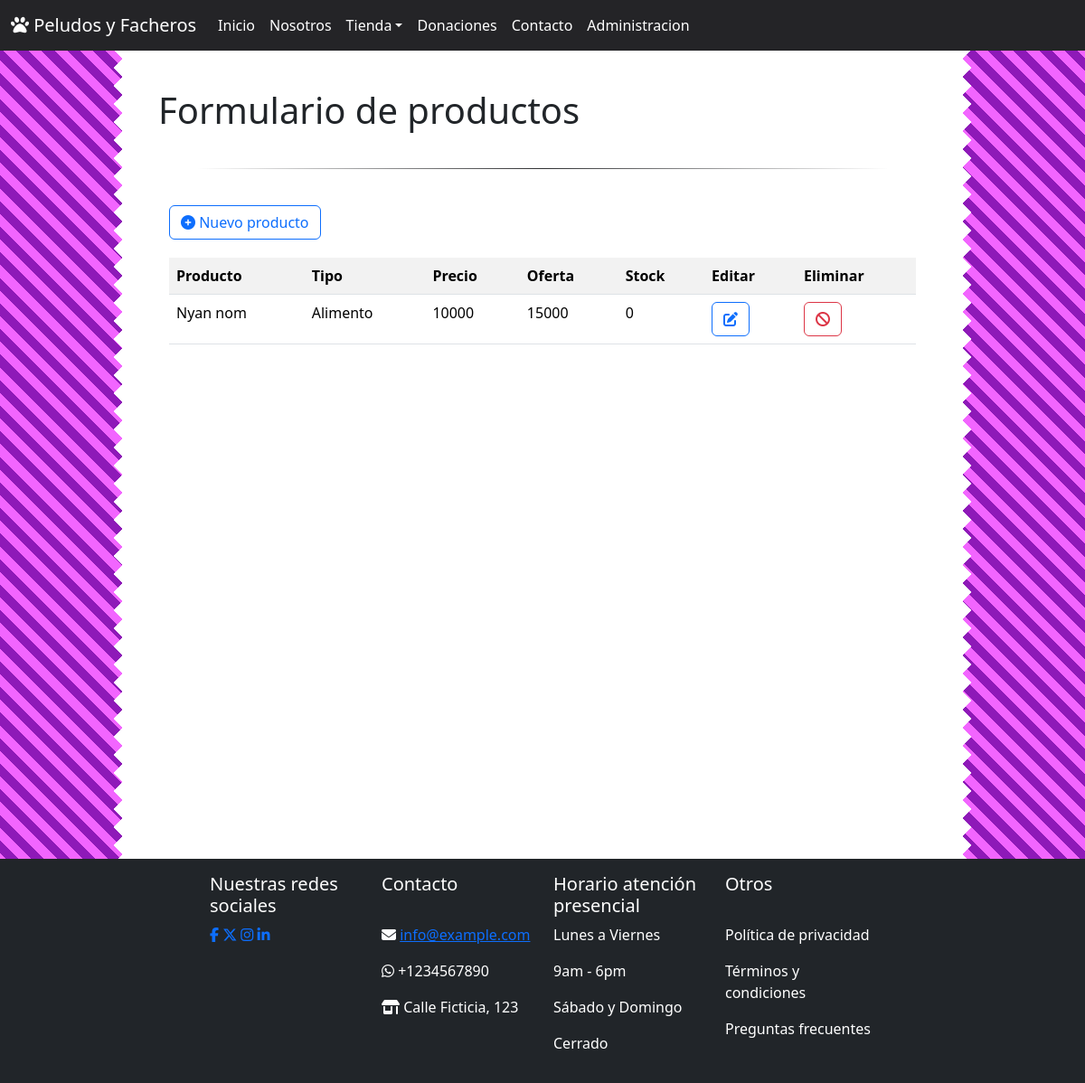
/mantenedorproductos, run on an earlier commit of the app's database.
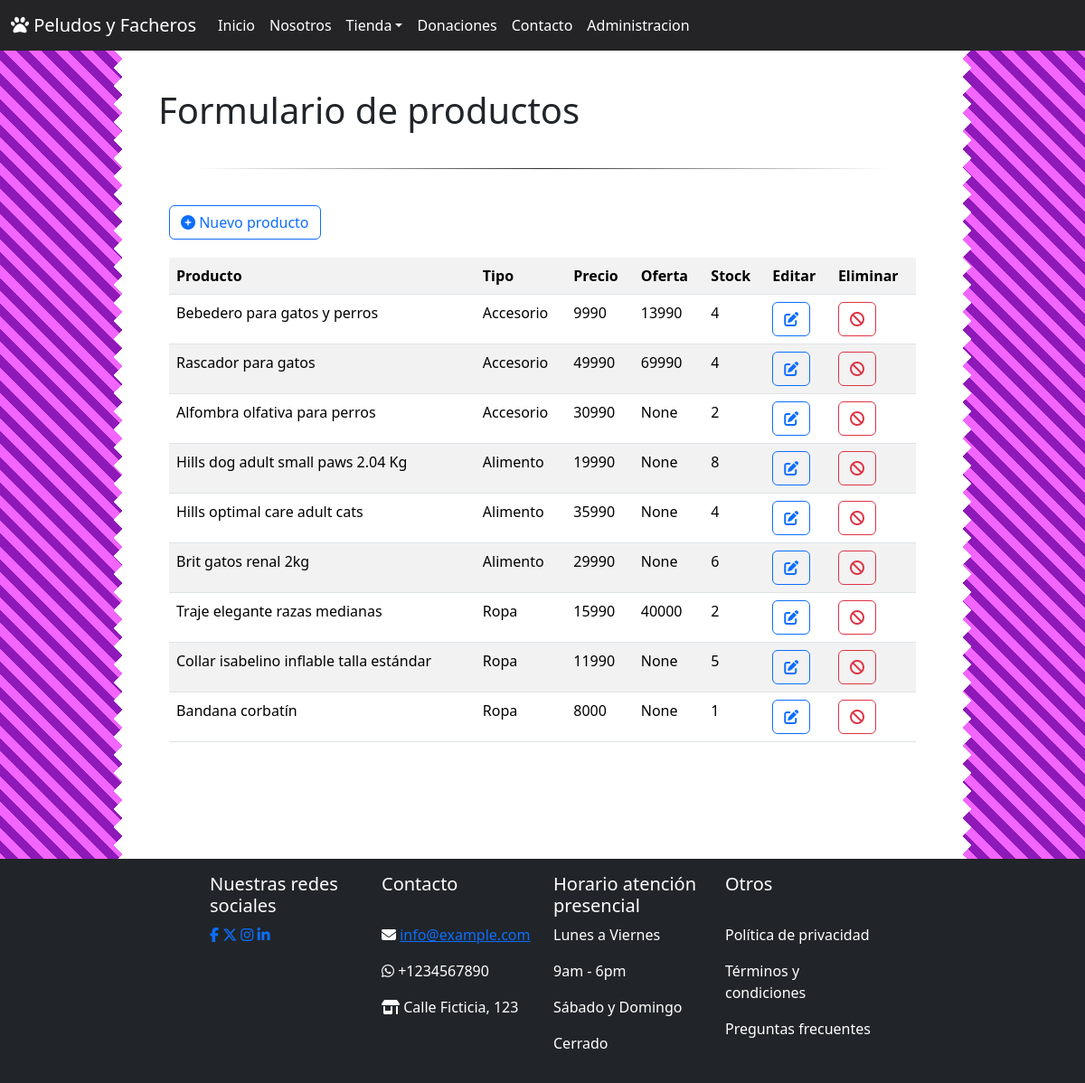
And on a later commit of the database.
### tienda/models.py (models this page shows, shortened)
class Producto(models.Model):
    id              = models.AutoField(db_column='idProducto', primary_key=True) # Id unico del articulo
    nombre          = models.CharField(max_length=200) # Nombre que se muestra
    imagen          = models.ImageField(upload_to='imagenes/')
    tipo            = models.ForeignKey('TipoProducto',on_delete=models.CASCADE, db_column='idTipo') # Tipo de producto (Alimento, Ropa, Accesorios)
    precio          = models.IntegerField() # Cual es el precio actual del producto
    oferta          = models.IntegerField(blank=True, null=True) # Cuanto valia el producto ANTES DE LA OFERTA. Null si no hay ofertas
    idVariacion     = models.ForeignKey('VariacionProducto',on_delete=models.SET_NULL , db_column='idVariacion',blank=True, null=True) # Si el producto tiene varias opciones
    stock           = models.IntegerField()

class TipoProducto(models.Model):
    id              = models.AutoField(db_column='idTipo', primary_key=True)
    nombre          = models.CharField(max_length=200)
    def __str__(self):
        return str(self.nombre)

### tienda/views.py (the view)
# urls.py: path('mantenedorproductos', views.mantenedorproductos, name='mantenedorproductos'),
def mantenedorproductos(request):
    productos = Producto.objects.all()
    context = {"productos" : productos}
    return render(request,'tienda/mantenedorproductos.html', context)

### tienda/templates/tienda/mantenedorproductos.html
<!DOCTYPE html>
<html lang="en">
  {% load static %}
  {% include 'components/common/head.html' %}
  <body>
    <div>{% include 'components/common/navbar.html' %}</div>
    <main class="flex-shrink-0" id="contenido_container">
      <div class="container" style="width: 100%">
        <div class="row">
          <div class="col col-izq"></div>
          <div class="col-10 contenido-pagina">
            <h1 class="mt-5">Formulario de productos</h1>
            <div class="divider div-transparent"></div>
            <div class="container">
                <div style="margin-bottom: 20px;">
                    <a href="{% url 'productosadd' %}" class="btn btn-outline-primary">
                        <i class="fa-solid fa-circle-plus"></i>&nbsp;Nuevo producto
                    </a>
                  </div>
                  <table class="table table-striped table-hover">
                    <tr>
                      <th>Producto</th>
                      <th>Tipo</th>
                      <th>Precio</th>
                      <th>Oferta</th>
                      <th>Stock</th>
                      <th>Editar</th>
                      <th>Eliminar</th>
                    </tr>
                    {% for producto in productos %}
                    <tr>
                      <td>
                        {{ producto.nombre }}
                      </td>
                      <td>{{ producto.tipo }}</td>
                      <td>{{ producto.precio }}</td>
                      <td>{{ producto.oferta }}</td>
                      <td>{{ producto.stock }}</td>
                      <td>
                        <a
                          href="{% url 'productosedit' pk=producto.id %}"
                          class="btn btn-outline-primary" role="button"
                        >
                        <i class="fa-solid fa-pen-to-square"></i>
                        </a>
                      </td>
                      <td>
                        <a
                          href="{% url 'productosdel' pk=producto.id %}"
                          class="btn btn-outline-danger" role="button"
                        >
                        <i class="fa-solid fa-ban"></i>
                        </a>
                      </td>
                    </tr>
                    {% endfor %}
                  </table>
            </div>
          </div>
          <div class="col col-der"></div>
        </div>
      </div>
    </main>
    <div>{% include 'components/common/footer.html' %}</div>
  </body>
</html>

### tienda/templates/components/common/head.html (shortened to what this page needs)
<head>
  {% load static %}
    <link
      href="https://cdn.jsdelivr.net/npm/bootstrap@5.3.3/dist/css/bootstrap.min.css"
      rel="stylesheet"
    />
    <link
      rel="stylesheet"
      href="https://cdnjs.cloudflare.com/ajax/libs/font-awesome/6.5.1/css/all.min.css"
    />
    <link
      rel="stylesheet"
      href="https://cdnjs.cloudflare.com/ajax/libs/animate.css/3.5.2/animate.min.css"
    />
    <link rel="stylesheet" href="{% static 'tienda/css/index.css' %}" />
  </head>

### tienda/templates/components/common/navbar.html (shortened to what this page needs)
  <header>
    <nav class="navbar navbar-expand-lg fixed-top" id="menu-principal">
        <div class="container-fluid">
            <a class="navbar-brand" href="{% url 'index' %}"><i class="fa-solid fa-paw"></i> Peludos y Facheros</a>
            <div class="collapse navbar-collapse" id="navbarNavDropdown">
                <ul class="navbar-nav">
                    <li class="nav-item">
                        <a class="nav-link" href="{% url 'index' %}">Inicio</a>
                    </li>
                    <li class="nav-item">
                        <a class="nav-link" href="{% url 'nosotros' %}">Nosotros</a>
                    </li>
                    <li class="nav-item dropdown">
                        <a class="nav-link dropdown-toggle" href="#" role="button" data-bs-toggle="dropdown" aria-expanded="false">Tienda</a>
                    </li>
                    <li class="nav-item">
                        <a class="nav-link" href="{% url 'donaciones' %}">Donaciones</a>
                    </li>
                    <li class="nav-item">
                        <a class="nav-link" href="{% url 'contacto' %}">Contacto</a>
                    </li>
                    <li class="nav-item">
                        <a class="nav-link" href="./admin">Administracion</a>
                    </li>
                </ul>
            </div>
        </div>
    </nav>
</header>

### tienda/templates/components/common/footer.html
<footer class="footer mt-auto py-3 bg-dark">
    <div class="container">
      <div class="row">
        <div class="col"></div>
        <div class="col"><h5>Nuestras redes sociales</h5></div>
        <div class="col"><h5>Contacto</h5></div>
        <div class="col"><h5>Horario atención presencial</h5></div>
        <div class="col"><h5>Otros</h5></div>
        <div class="col"></div>
      </div>
      <div class="row">
        <div class="col"></div>
        <div class="col social">
          <div class="buttons">
            <a href="#" class="fb" title="Join us on Facebook"
              ><i class="fa-brands fa-facebook-f"></i
            ></a>
            <a href="#" class="tw" title="Join us on Twitter"
              ><i class="fa-brands fa-x-twitter"></i
            ></a>
            <a href="#" class="insta" title="Join us on Instagram"
              ><i class="fa-brands fa-instagram"></i
            ></a>
            <a href="#" class="in" title="Join us on Linked In"
              ><i class="fa-brands fa-linkedin-in"></i
            ></a>
          </div>
        </div>
        <div class="col">
          <p><i class="fa-solid fa-envelope"></i> <a href="mailto:info@example.com">info@example.com</a></p>
          <p><i class="fa-brands fa-whatsapp"></i> +1234567890</p>
          <p><i class="fa-solid fa-shop"></i> Calle Ficticia, 123</p>
        </div>
        <div class="col">
          <p>Lunes a Viernes</p>
          <p>9am - 6pm</p>
          <p>Sábado y Domingo</p>
          <p>Cerrado</p></div>
        <div class="col"><p>Política de privacidad</p>
          <p>Términos y condiciones</p>
          <p>Preguntas frecuentes</p></div>
        <div class="col"></div>
      </div>
    </div>
  </footer>

### tienda/static/tienda/css/index.css (style rules this page uses)
body { width: 100%; height: 100%; background: repeating-linear-gradient( 45deg, #8e19b8, #8e19b8 10px, #f265ff 10px, #f265ff 20px ); }
#menu-principal { background-color: #242427; color: white; position: fixed; top: 0; right: 0; left: 0; z-index: 1030; }
.navbar-brand, .navbar-toggler, .navbar-toggler-icon, .nav-link, footer { color: white; }
main .contenido-pagina { padding: 50px; display:inline-block; aspect-ratio:1; background:white; --m: conic-gradient(from 45deg at left, #0000,#000 1deg 89deg,#0000 90deg) left /51% 20px repeat-y, conic-gradient(from -135deg at right, #0000,#000 1deg 89deg,#0000 90deg) right/51% 20px repeat-y; -webkit-mask: var(--m); mask: var(--m); }
.divider { position: relative; margin-top: 40px; margin-bottom: 40px; height: 1px; }
.div-transparent:before { content: ""; position: absolute; top: 0; left: 5%; right: 5%; width: 90%; height: 1px; background-image: linear-gradient(to right, transparent, rgb(48,49,51), transparent); }

What changed in the data, as far as the page shows it:
removed Producto: nombre "Nyan nom", tipo "Alimento", precio "10000", oferta "15000", stock "0"
added Producto: nombre "Bebedero para gatos y perros", tipo "Accesorio", precio "9990", oferta "13990", stock "4"
added Producto: nombre "Rascador para gatos", tipo "Accesorio", precio "49990", oferta "69990", stock "4"
added Producto: nombre "Alfombra olfativa para perros", tipo "Accesorio", precio "30990", oferta "None", stock "2"
added Producto: nombre "Hills dog adult small paws 2.04 Kg", tipo "Alimento", precio "19990", oferta "None", stock "8"
added Producto: nombre "Hills optimal care adult cats", tipo "Alimento", precio "35990", oferta "None", stock "4"
added Producto: nombre "Brit gatos renal 2kg", tipo "Alimento", precio "29990", oferta "None", stock "6"
added Producto: nombre "Traje elegante razas medianas", tipo "Ropa", precio "15990", oferta "40000", stock "2"
added Producto: nombre "Collar isabelino inflable talla estándar", tipo "Ropa", precio "11990", oferta "None", stock "5"
added Producto: nombre "Bandana corbatín", tipo "Ropa", precio "8000", oferta "None", stock "1"
